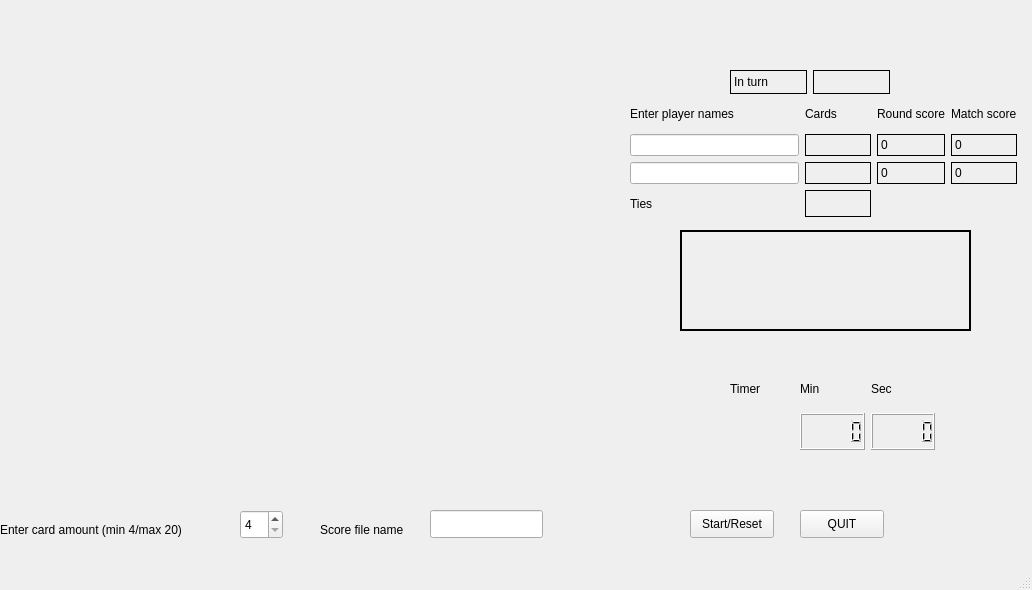
<?xml version="1.0" encoding="UTF-8"?>
<ui version="4.0">
 <class>MainWindow</class>
 <widget class="QMainWindow" name="MainWindow">
  <property name="geometry">
   <rect>
    <x>0</x>
    <y>0</y>
    <width>1032</width>
    <height>590</height>
   </rect>
  </property>
  <property name="windowTitle">
   <string>MainWindow</string>
  </property>
  <widget class="QWidget" name="centralwidget">
   <property name="enabled">
    <bool>true</bool>
   </property>
   <widget class="QPushButton" name="quit_push_button">
    <property name="geometry">
     <rect>
      <x>800</x>
      <y>510</y>
      <width>84</width>
      <height>28</height>
     </rect>
    </property>
    <property name="text">
     <string>QUIT</string>
    </property>
   </widget>
   <widget class="QPushButton" name="sr_push_button">
    <property name="geometry">
     <rect>
      <x>690</x>
      <y>510</y>
      <width>84</width>
      <height>28</height>
     </rect>
    </property>
    <property name="text">
     <string>Start/Reset</string>
    </property>
   </widget>
   <widget class="QSpinBox" name="card_amount_spinbox">
    <property name="geometry">
     <rect>
      <x>240</x>
      <y>510</y>
      <width>43</width>
      <height>29</height>
     </rect>
    </property>
    <property name="minimum">
     <number>4</number>
    </property>
    <property name="maximum">
     <number>20</number>
    </property>
    <property name="singleStep">
     <number>2</number>
    </property>
   </widget>
   <widget class="QLabel" name="e_card_a_label">
    <property name="geometry">
     <rect>
      <x>0</x>
      <y>520</y>
      <width>231</width>
      <height>20</height>
     </rect>
    </property>
    <property name="text">
     <string>Enter card amount (min 4/max 20)</string>
    </property>
   </widget>
   <widget class="QWidget" name="gridLayoutWidget_2">
    <property name="geometry">
     <rect>
      <x>630</x>
      <y>100</y>
      <width>387</width>
      <height>117</height>
     </rect>
    </property>
    <layout class="QGridLayout" name="scoreboard_gridlayout">
     <item row="1" column="2">
      <widget class="QLabel" name="p1_round_score_label">
       <property name="frameShape">
        <enum>QFrame::Box</enum>
       </property>
       <property name="text">
        <string>0</string>
       </property>
      </widget>
     </item>
     <item row="3" column="1">
      <widget class="QLabel" name="p2_card_label">
       <property name="frameShape">
        <enum>QFrame::Box</enum>
       </property>
       <property name="text">
        <string/>
       </property>
      </widget>
     </item>
     <item row="1" column="3">
      <widget class="QLabel" name="p1_match_score_label">
       <property name="frameShape">
        <enum>QFrame::Box</enum>
       </property>
       <property name="text">
        <string>0</string>
       </property>
      </widget>
     </item>
     <item row="4" column="0">
      <widget class="QLabel" name="ties_e_label">
       <property name="text">
        <string>Ties</string>
       </property>
      </widget>
     </item>
     <item row="0" column="3">
      <widget class="QLabel" name="explain_ms_label_2">
       <property name="text">
        <string>Match score</string>
       </property>
      </widget>
     </item>
     <item row="0" column="1">
      <widget class="QLabel" name="explain_c_label">
       <property name="text">
        <string>Cards          </string>
       </property>
      </widget>
     </item>
     <item row="1" column="1">
      <widget class="QLabel" name="p1_card_label">
       <property name="frameShape">
        <enum>QFrame::Box</enum>
       </property>
       <property name="text">
        <string/>
       </property>
      </widget>
     </item>
     <item row="3" column="2">
      <widget class="QLabel" name="p2_round_score_label">
       <property name="frameShape">
        <enum>QFrame::Box</enum>
       </property>
       <property name="text">
        <string>0</string>
       </property>
      </widget>
     </item>
     <item row="3" column="3">
      <widget class="QLabel" name="p2_match_score_label">
       <property name="frameShape">
        <enum>QFrame::Box</enum>
       </property>
       <property name="text">
        <string>0</string>
       </property>
      </widget>
     </item>
     <item row="0" column="0">
      <widget class="QLabel" name="pname_label">
       <property name="text">
        <string>Enter player names</string>
       </property>
      </widget>
     </item>
     <item row="0" column="2">
      <widget class="QLabel" name="explain_rs_label_2">
       <property name="text">
        <string>Round score</string>
       </property>
      </widget>
     </item>
     <item row="1" column="0">
      <widget class="QLineEdit" name="p1_name_lineedit"/>
     </item>
     <item row="3" column="0">
      <widget class="QLineEdit" name="p2_name_lineedit"/>
     </item>
     <item row="4" column="1">
      <widget class="QLabel" name="ties_label">
       <property name="frameShape">
        <enum>QFrame::Box</enum>
       </property>
       <property name="text">
        <string/>
       </property>
      </widget>
     </item>
    </layout>
   </widget>
   <widget class="QLabel" name="announcer_label">
    <property name="geometry">
     <rect>
      <x>680</x>
      <y>230</y>
      <width>291</width>
      <height>101</height>
     </rect>
    </property>
    <property name="font">
     <font>
      <pointsize>18</pointsize>
     </font>
    </property>
    <property name="autoFillBackground">
     <bool>false</bool>
    </property>
    <property name="frameShape">
     <enum>QFrame::WinPanel</enum>
    </property>
    <property name="text">
     <string/>
    </property>
   </widget>
   <widget class="QWidget" name="gridLayoutWidget">
    <property name="geometry">
     <rect>
      <x>730</x>
      <y>70</y>
      <width>160</width>
      <height>24</height>
     </rect>
    </property>
    <layout class="QGridLayout" name="gridLayout_2">
     <item row="0" column="0">
      <widget class="QLabel" name="in_turn_label">
       <property name="frameShape">
        <enum>QFrame::Box</enum>
       </property>
       <property name="text">
        <string>In turn</string>
       </property>
      </widget>
     </item>
     <item row="0" column="1">
      <widget class="QLabel" name="whose_turn_label">
       <property name="frameShape">
        <enum>QFrame::Box</enum>
       </property>
       <property name="text">
        <string/>
       </property>
      </widget>
     </item>
    </layout>
   </widget>
   <widget class="QWidget" name="gridLayoutWidget_3">
    <property name="geometry">
     <rect>
      <x>730</x>
      <y>370</y>
      <width>205</width>
      <height>80</height>
     </rect>
    </property>
    <layout class="QGridLayout" name="timer_gridlayout">
     <item row="1" column="2">
      <widget class="QLCDNumber" name="sec_lcd"/>
     </item>
     <item row="1" column="1">
      <widget class="QLCDNumber" name="min_lcd"/>
     </item>
     <item row="0" column="1">
      <widget class="QLabel" name="min_label">
       <property name="text">
        <string>Min</string>
       </property>
      </widget>
     </item>
     <item row="0" column="2">
      <widget class="QLabel" name="sec_label">
       <property name="text">
        <string>Sec</string>
       </property>
      </widget>
     </item>
     <item row="0" column="0">
      <widget class="QLabel" name="timer_label">
       <property name="text">
        <string>Timer</string>
       </property>
      </widget>
     </item>
    </layout>
   </widget>
   <widget class="QLabel" name="file_name_label">
    <property name="geometry">
     <rect>
      <x>320</x>
      <y>520</y>
      <width>111</width>
      <height>20</height>
     </rect>
    </property>
    <property name="text">
     <string>Score file name</string>
    </property>
   </widget>
   <widget class="QLineEdit" name="file_name_lineedit">
    <property name="geometry">
     <rect>
      <x>430</x>
      <y>510</y>
      <width>113</width>
      <height>28</height>
     </rect>
    </property>
   </widget>
  </widget>
  <widget class="QMenuBar" name="menubar">
   <property name="geometry">
    <rect>
     <x>0</x>
     <y>0</y>
     <width>1032</width>
     <height>25</height>
    </rect>
   </property>
  </widget>
  <widget class="QStatusBar" name="statusbar"/>
 </widget>
 <resources/>
 <connections>
  <connection>
   <sender>quit_push_button</sender>
   <signal>clicked()</signal>
   <receiver>MainWindow</receiver>
   <slot>close()</slot>
   <hints>
    <hint type="sourcelabel">
     <x>841</x>
     <y>548</y>
    </hint>
    <hint type="destinationlabel">
     <x>441</x>
     <y>299</y>
    </hint>
   </hints>
  </connection>
 </connections>
</ui>
